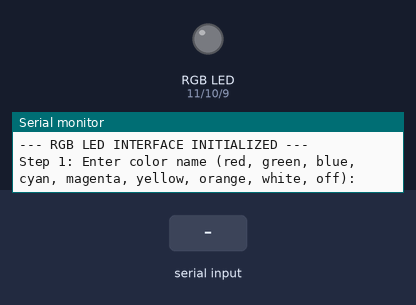
The sketch below on a simulated Arduino Uno, built with avr-gcc and run on an emulated ATmega328P. Parts: an RGB LED mixed from three pins (HIGH = lit), the last lines printed to the serial monitor. Inputs (shaded band) come from the test bench.

Above: at 1.2 s.
1.3 s: "red" received over Serial
At 2.0 s:
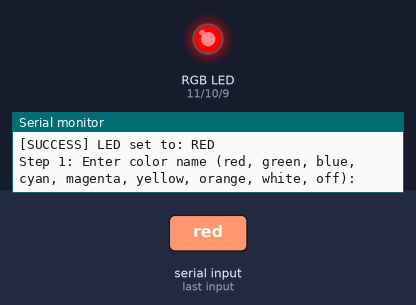
2.8 s: "green" received over Serial
At 3.1 s:
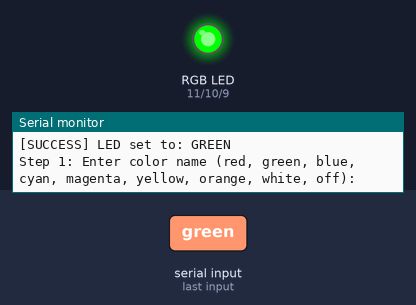
4.3 s: "blue" received over Serial
At 5.5 s:
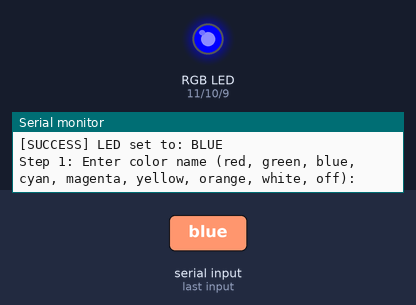
5.8 s: "cyan" received over Serial
At 6.7 s:
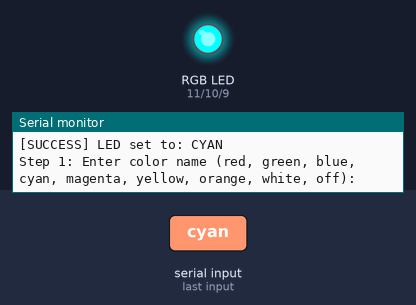
7.3 s: "magenta" received over Serial
At 7.8 s:
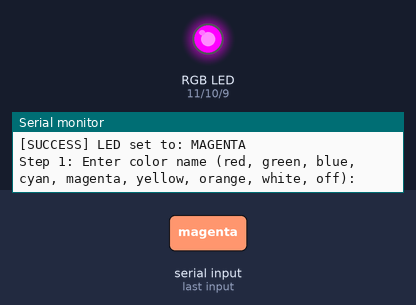
8.8 s: "yellow" received over Serial
At 10.1 s:
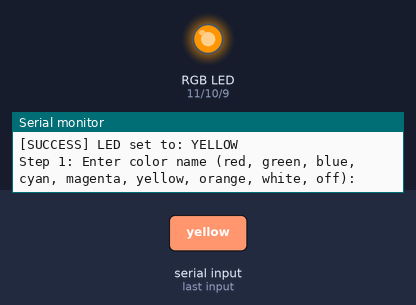
Timing chart, 0 to 11.3 s (numbered marks = the images above; inputs shaded):
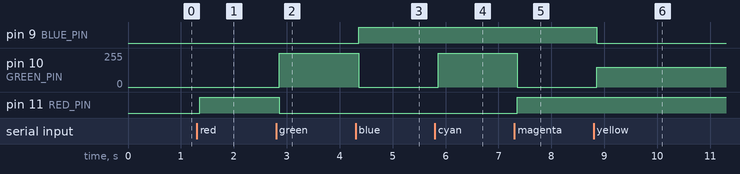

The sketch:

18-RGB-LED-colors.ino
```cpp
// (licence header left out)
// Pin Definitions
const int RED_PIN   = 11;
const int GREEN_PIN = 10;
const int BLUE_PIN  = 9;

void setup() {
  pinMode(RED_PIN,   OUTPUT);
  pinMode(GREEN_PIN, OUTPUT);
  pinMode(BLUE_PIN,  OUTPUT);

  Serial.begin(115200);
  Serial.setTimeout(10);

  while (!Serial);

  // Power-on Reset
  allLedsOff();

  Serial.println("--- RGB LED INTERFACE INITIALIZED ---");
}

void loop() {
  // GUIDED INTERACTION: The system waits for the user
  Serial.println("\nStep 1: Enter color name (red, green, blue, cyan, magenta, yellow, orange, white, off):");

  // Wait until user provides input (The "Wall")
  while (Serial.available() == 0);

  delay(50); // Safety buffer for character arrival
  String colorInput = Serial.readString();
  colorInput.trim();
  colorInput.toLowerCase();

  // Clear previous state before applying new color
  allLedsOff();

  bool validColor = true;

  // COLOR SELECTION LOGIC
  if (colorInput == "red")          { analogWrite(RED_PIN, 255); }
  else if (colorInput == "green")   { analogWrite(GREEN_PIN, 255); }
  else if (colorInput == "blue")    { analogWrite(BLUE_PIN, 255); }
  else if (colorInput == "cyan")    { analogWrite(GREEN_PIN, 255); analogWrite(BLUE_PIN, 255); }
  else if (colorInput == "magenta") { analogWrite(RED_PIN, 255);   analogWrite(BLUE_PIN, 255); }
  else if (colorInput == "yellow")  { analogWrite(RED_PIN, 255);   analogWrite(GREEN_PIN, 150); }
  else if (colorInput == "orange")  { analogWrite(RED_PIN, 255);   analogWrite(GREEN_PIN, 25); }
  else if (colorInput == "white")   { analogWrite(RED_PIN, 255);   analogWrite(GREEN_PIN, 225); analogWrite(BLUE_PIN, 200); }
  else if (colorInput == "off")     { /* Already cleared by allLedsOff() */ }
  else {
    validColor = false;
  }

  // USER FEEDBACK
  if (validColor) {
    Serial.print("[SUCCESS] LED set to: ");
    colorInput.toUpperCase();
    Serial.println(colorInput);
  } else {
    Serial.print("[ERROR] '");
    Serial.print(colorInput);
    Serial.println("' is not a valid color name.");
  }
}

void allLedsOff() {
  analogWrite(RED_PIN,   0);
  analogWrite(GREEN_PIN, 0);
  analogWrite(BLUE_PIN,  0);
}
```

Measured:
- after the input at 1.3 s, pin 11 (RED_PIN): LOW → HIGH after 0.06 s
- after the input at 2.8 s, pin 10 (GREEN_PIN): 0/255 → 255/255 after 0.06 s; pin 11 (RED_PIN): HIGH → LOW after 0.06 s
- after the input at 4.3 s, pin 9 (BLUE_PIN): LOW → HIGH after 0.06 s; pin 10 (GREEN_PIN): 255/255 → 0/255 after 0.06 s
- after the input at 5.8 s, pin 10 (GREEN_PIN): 0/255 → 255/255 after 0.06 s
- after the input at 7.3 s, pin 10 (GREEN_PIN): 255/255 → 0/255 after 0.06 s; pin 11 (RED_PIN): LOW → HIGH after 0.06 s
- after the input at 8.8 s, pin 9 (BLUE_PIN): HIGH → LOW after 0.06 s; pin 10 (GREEN_PIN): 0/255 → 150/255 after 0.06 s
